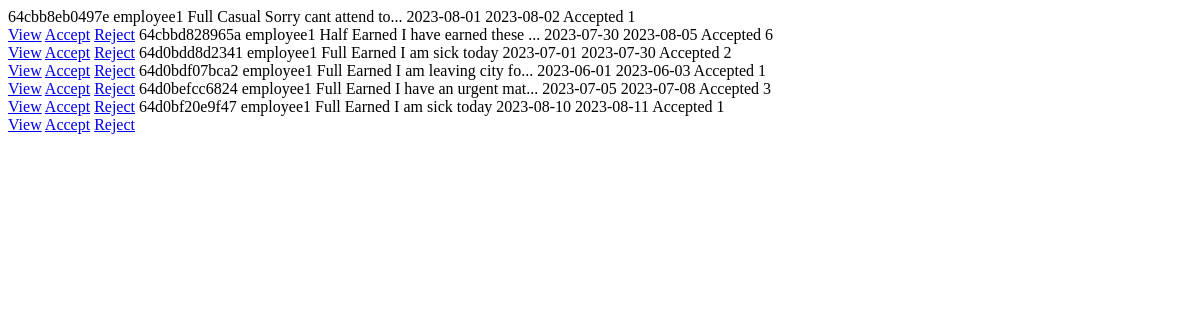
The page /admin/getLeaves.php on the database its author committed.
### tables this page shows
CREATE TABLE `leaveapplications` (
  `uid` varchar(32) NOT NULL,
  `username` varchar(32) NOT NULL,
  `type_of_leave` varchar(32) NOT NULL,
  `description_of_leave` varchar(32) NOT NULL,
  `reason_of_leave` varchar(64) NOT NULL,
  `from_date` text NOT NULL,
  `to_date` text NOT NULL,
  `status` varchar(32) NOT NULL,
  `days` int(11) NOT NULL,
  `year` int(11) NOT NULL,
  `month` int(11) NOT NULL
);

### admin/getLeaves.php (the view, shortened to what this page needs)
<?php
$conn = mysqli_connect("localhost", "root", "", "lars_database");
function custom_echo($x, $length)
{
  if(strlen($x)<=$length)
  {
    echo $x;
  }
  else
  {
    $y=substr($x,0,$length) . '...';
    echo $y;
  }
}
$sel_query="Select * from leaveapplications ORDER BY status desc;";
$result = mysqli_query($conn,$sel_query);
while($row = mysqli_fetch_assoc($result)) { ?>
<tr><td align="center"><?php echo $row["uid"]; ?></td>
<td align="center"><?php echo $row["username"]; ?></td>
<td align="center"><?php echo $row["type_of_leave"]; ?></td>
<td align="center"><?php echo $row["description_of_leave"]; ?></td>
<td class="ellipsis" align="center"><?php custom_echo( $row["reason_of_leave"],20); ?></td>
<td align="center"><?php echo $row["from_date"]; ?></td>
<td align="center"><?php echo $row["to_date"]; ?></td>
<td align="center"><?php echo $row["status"]; ?></td>
<td align="center"><?php echo $row["days"];?></td>
<td align="center">
<div class="box">
  <a class="Viewbutton" href="view.php?id=<?php echo $_SESSION['id']=$row["username"];?>&uid=<?php echo $_SESSION['uid']=$row["uid"]; ?>">View</a>
<td align="center">
<a class="Acceptbutton" href="accept.php?id=<?php echo $_SESSION['id']=$row["username"];?>&uid=<?php echo $_SESSION['uid']=$row["uid"]; ?>">Accept</a>
</td>
<td align="center">
  <a class="Rejbutton"href="reject.php?id=<?php echo $_SESSION['id']=$row["username"];?>&uid=<?php echo $_SESSION['uid']=$row["uid"]; ?>">Reject</a>
</td>
</tr>
<?php } ?>

### rows shown on the page
leaveapplications: uid "64cbb8eb0497e", username "employee1", type_of_leave "Full", description_of_leave "Casual", reason_of_leave "Sorry cant attend to...", from_date "2023-08-01", to_date "2023-08-02", status "Accepted", days "1"
leaveapplications: uid "64cbbd828965a", username "employee1", type_of_leave "Half", description_of_leave "Earned", reason_of_leave "I have earned these ...", from_date "2023-07-30", to_date "2023-08-05", status "Accepted", days "6"
leaveapplications: uid "64d0bdd8d2341", username "employee1", type_of_leave "Full", description_of_leave "Earned", reason_of_leave "I am sick today", from_date "2023-07-01", to_date "2023-07-30", status "Accepted", days "2"
leaveapplications: uid "64d0bdf07bca2", username "employee1", type_of_leave "Full", description_of_leave "Earned", reason_of_leave "I am leaving city fo...", from_date "2023-06-01", to_date "2023-06-03", status "Accepted", days "1"
leaveapplications: uid "64d0befcc6824", username "employee1", type_of_leave "Full", description_of_leave "Earned", reason_of_leave "I have an urgent mat...", from_date "2023-07-05", to_date "2023-07-08", status "Accepted", days "3"
leaveapplications: uid "64d0bf20e9f47", username "employee1", type_of_leave "Full", description_of_leave "Earned", reason_of_leave "I am sick today", from_date "2023-08-10", to_date "2023-08-11", status "Accepted", days "1"
